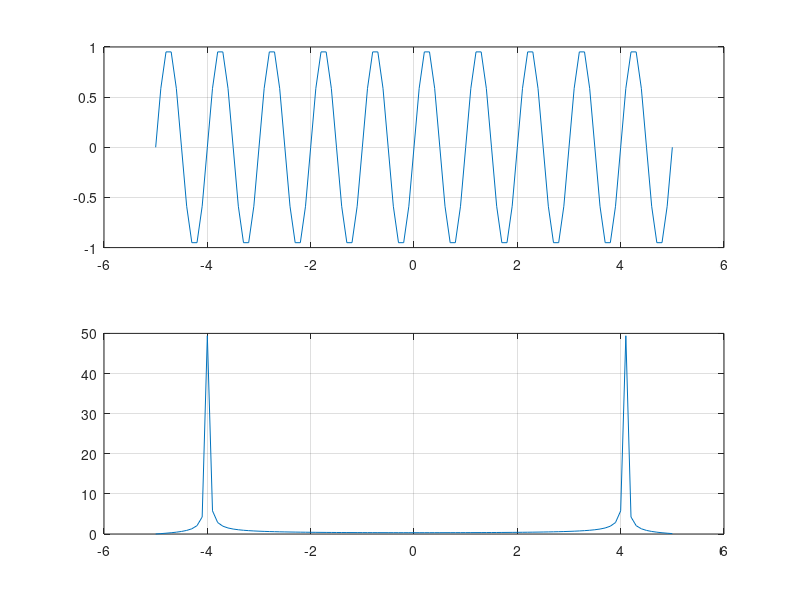

The MATLAB source for this figure:
clc 
clear all
tmin = -5;
td =0.1;
tmax =5;
t=tmin:td:tmax;

T0=0.1;
f0=1/T0;
w0=2*pi*f0;

T1=1;
f1=1/T1;
w1=2*pi*f1;

x = sin(2.*pi.*f1.*t);

y=fft(x);

subplot(2,1,1)
plot(t,x);
grid on;

subplot(2,1,2)
plot(t,abs(y));
grid on;

